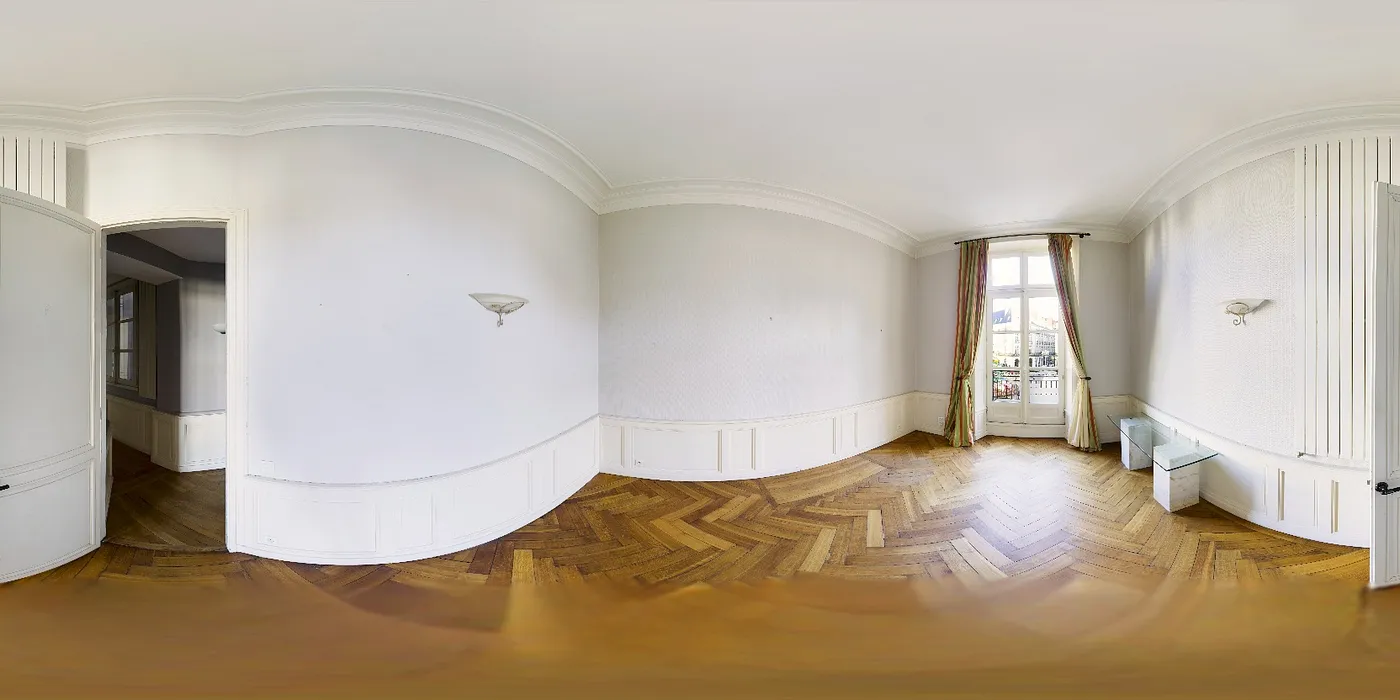
#> input picture data/room.webp, 1400 x 700 px
$ jupyter execute pcc.ipynb   (shell and % lines are left out)
#> lines starting #> are read from the running program, lines starting #| are printed output that depends on the picture
# convertion between panorama and cubemap
This notebook shows convertion between panorama and cubemap, mainly following [link](https://medium.com/check-visit-computer-vision/understanding-360-images-8e0fcf0ee861). The mathematical principle is discribed in the link above and we show the code and result here.

[cell 1]
# import libraries needed for image processing and visualization
import cv2
import numpy as np
import matplotlib.pyplot as plt

[cell 2]
# read in the image and show it
image = cv2.imread('data/room.webp')
#> image is the input picture: shape (700, 1400, 3); mean B, G, R 155, 171, 183.3
image = cv2.cvtColor(image, cv2.COLOR_BGR2RGB)
plt.imshow(image)
plt.show()

For every face in the cubemap, we calculate the phi and theta coordinates of the corresponding pixel in the panorama image. Then the calculated phi and theta are used to sample the pixel value from the panorama image.

[cell 3]
# convert image into ndarray
image = np.array(image)
# print shape and height and width of the image
print("Shape of the image ndarray: ", image.shape)
#| Shape of the image ndarray:  (700, 1400, 3)
print("Height of the image: ", image.shape[0])
#| Height of the image:  700
print("Width of the image: ", image.shape[1])
#| Width of the image:  1400

In case you are not very familiar with the [meshgrid](https://numpy.org/doc/stable/reference/generated/numpy.meshgrid.html)

[cell 4]
ni, nj = (3, 2)
i = np.linspace(0, 1, ni)
j = np.linspace(0, 1, nj)
iv, jv = np.meshgrid(i, j, indexing='ij')
print("iv: ")
print(iv)
print("jv: ")
print(jv)

[cell 5]
def sample_pixels(begin: float, end: float, n: int) -> np.ndarray:
    """
    Sample pixel values of an affine function, which is equal
    to "begin" on the far left and "end" on the far right.
    """
    x_coords = 0.5 + np.arange(n, dtype=np.float32)
    return begin + (end-begin) * x_coords / n  # ]begin, end[

[cell 6]
# visualize sampled pixels with matplotlib in scatter plot
n = 6
start = 0
end = 12
# plt.scatter(sample_pixels(0, 10, n), np.zeros(n))
# with grid and every point's coordinate
plt.scatter(sample_pixels(start, end, n), np.zeros(n))
for i in range(n):
    plt.text(sample_pixels(start, end, n)[i], 0, f"({sample_pixels(start, end, n)[i]}, 0)")
# define x range and y range
plt.xlim(start, end)
plt.ylim(-1, 1)
# define grid size: every 1 unit
plt.xticks(np.arange(start, end+1, 1))
plt.yticks(np.arange(-1, 2, 1))
plt.grid()
plt.show()
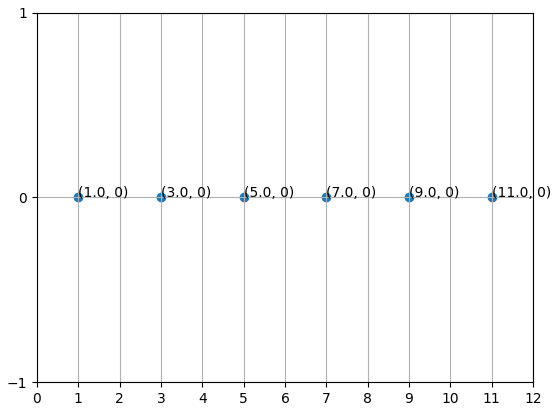
#> figure drawn by matplotlib, 1 panel

[cell 7]
from typing import List
import cv2
import numpy as np


def equirec_to_cubemap(equirec: np.ndarray, out_size: int) -> List[np.ndarray]:
    """Convert an equirectangular image to a list of cubefaces (FRBLUD)"""
#> called with out_size = 256
    height, width = equirec.shape[:2]
#> height = 700; width = 1400

    u, v = np.meshgrid(sample_pixels(-1, 1, out_size),
                       sample_pixels(-1, 1, out_size),
                       indexing="ij")
    ones = np.ones((out_size, out_size), dtype=np.float32)

    # x right, y down, z front
    list_xyz = [
        (v, u, ones),    # FRONT
        (ones, u, -v),   # RIGHT
        (-v, u, -ones),  # BACK
        (-ones, u, v),   # LEFT
        (v, -ones, u),   # UP
        (v, ones, -u)    # DOWN
    ]

    faces = []
    r = np.sqrt(u**2 + v**2 + 1) # Same values for each face
    for x, y, z in list_xyz:
        # Camera Convention RIGHT_DOWN_FRONT
        phi = np.arcsin(y/r)  # in [-pi/2, pi/2]
        theta = np.arctan2(x, z)  # in [-pi, pi]

        phi_map = (phi/np.pi + 0.5) * height
        theta_map = (theta/(2*np.pi) + 0.5) * width

        # Opencv shift
        theta_map -= 0.5
        phi_map -= 0.5

        faces.append(cv2.remap(equirec, theta_map, phi_map, cv2.INTER_CUBIC,
                               borderMode=cv2.BORDER_WRAP))
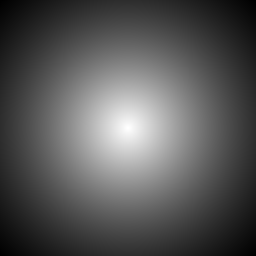
#> phi_map: shape (256, 256) float32; min 487.1, max 698.3, mean 559.3; drawn with min black and max white
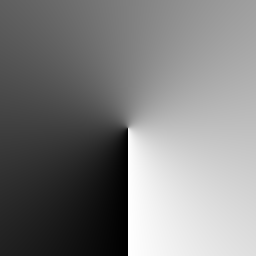
#> theta_map: shape (256, 256) float32; min 0.374, max 1398.6, mean 699.5; drawn with min black and max white
#> after the loop, faces = 6 items
    return faces

[cell 8]
# convert and visualize all faces, put them in a dense aligned grid, front, right, back, left, up, down in an order like
# ------ up     ------
# left front right back
# ------ down    ------
faces = equirec_to_cubemap(image, 256)
#> faces = 6 items

def plot_face(ax, face, title):
    ax.imshow(face)
    ax.set_title(title)
    # set title at the center of ax
    ax.axis('off')
fig = plt.figure(figsize=(8, 8))

# 定义每个面的位置和大小
positions = {
    'front': [0.25, 0.25, 0.25, 0.25],
    'right': [0.50, 0.25, 0.25, 0.25],
    'back': [0.75, 0.25, 0.25, 0.25],
    'left': [0.0, 0.25, 0.25, 0.25],
    'up': [0.25, 0.50, 0.25, 0.25],
    'down': [0.25, 0.0, 0.25, 0.25]
}

# 显示每个面
for i, (title, pos) in enumerate(positions.items()):
    ax = fig.add_axes(pos)
    plot_face(ax, faces[i], title)

plt.show()
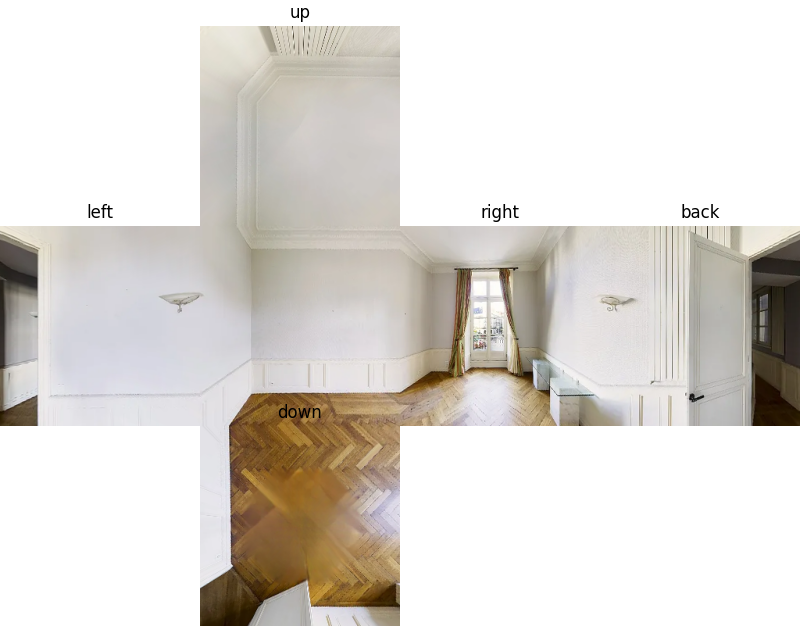
#> figure drawn by matplotlib, 6 panels
# save plot image

[cell 9]
fig.savefig('data/cubemap.png')

[cell 10]
# read cubemap and cutout white border.
# we first calculate the non-white region's max and min row and column index, then crop the image.
cubemap = cv2.imread('data/cubemap.png')
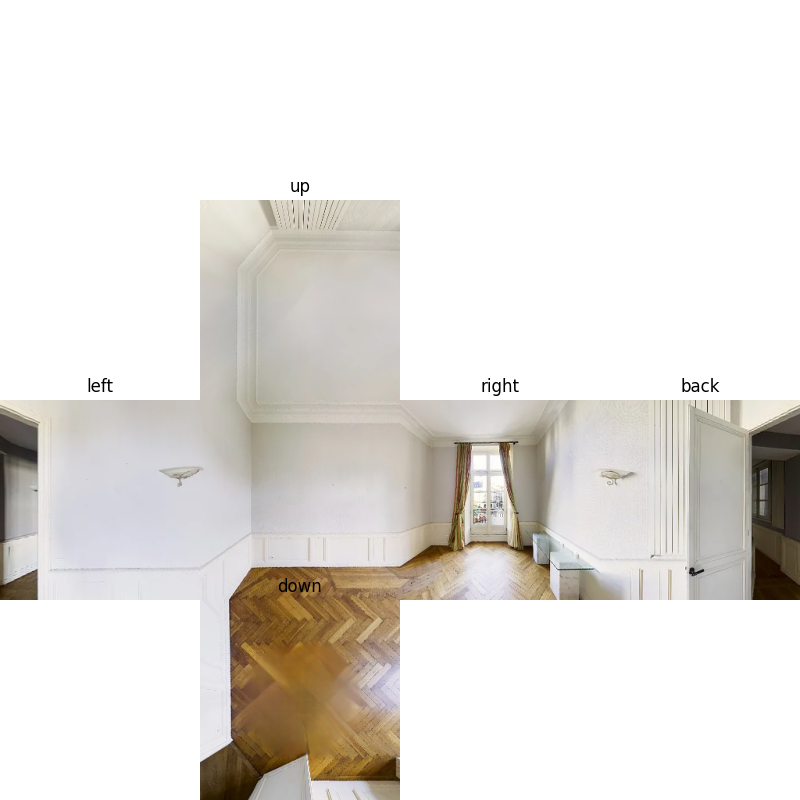
#> cubemap: shape (800, 800, 3); mean B, G, R 221.4, 225.5, 228.8
# convert to numpy array
cubemap = np.array(cubemap)
# get the non-white region's max and min row and column index
non_white = np.where(cubemap != 255)
min_row, max_row = np.min(non_white[0]), np.max(non_white[0])
#> min_row = 182; max_row = 799
min_col, max_col = np.min(non_white[1]), np.max(non_white[1])
#> min_col = 0; max_col = 799
# crop the image
cubemap = cubemap[min_row:max_row, min_col:max_col]
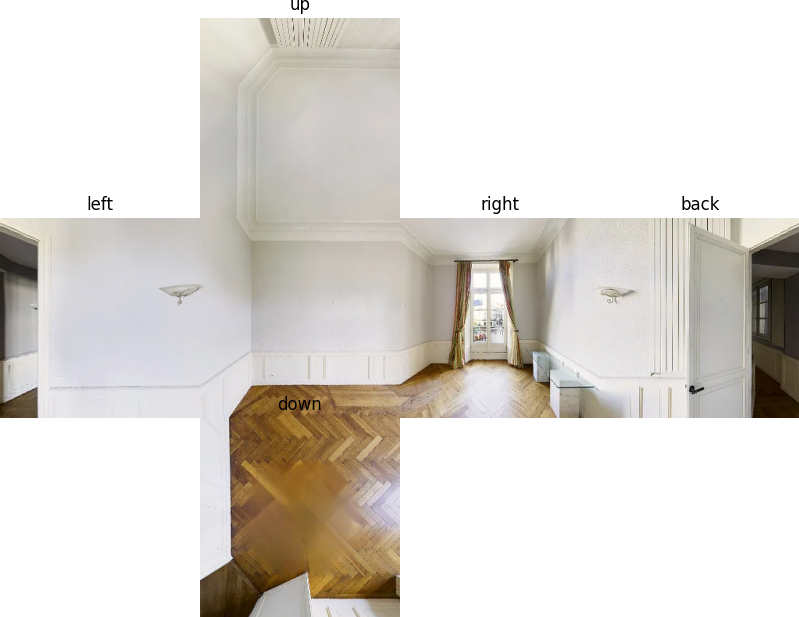
#> cubemap: shape (617, 799, 3); mean B, G, R 211.5, 216.9, 221.2
# save the cropped image
cv2.imwrite('data/cubemap_tight.png', cubemap)
#> Out = True

[cell 11]
# read and show the cropped image
cubemap = cv2.imread('data/cubemap_tight.png')
cubemap = cv2.cvtColor(cubemap, cv2.COLOR_BGR2RGB)
plt.imshow(cubemap)
plt.show()

To get the front  image, we have camera pose.
1. To get the up     image, we rotate camera pose on its own coordinates: x by pi/2.
1. To get the down   image, we rotate camera pose on its own coordinates: x by -pi/2.
1. To get the left   image, we rotate camera pose on its own coordinates: y by -pi/2.
1. To get the right  image, we rotate camera pose on its own coordinates: y by pi/2.
1. To get the bottom image, we rotate camera pose on its own coordinates: y by PI.

camera pose is c2w.

[cell 12]
c2w = np.array([
    [1, 0, 0, 0],
    [0, 1, 0, 0],
    [0, 0, 1, 0],
    [0, 0, 0, 1]
])

def rotationx(theta: float) -> np.ndarray:
    """Rotation matrix around x axis"""
    c, s = np.cos(theta), np.sin(theta)
    rot = np.array([
        [1, 0, 0],
        [0, c, -s],
        [0, s, c]
    ])
    hom = np.eye(4)
    hom[:3, :3] = rot
    return hom

def rotationy(theta: float) -> np.ndarray:
    """Rotation matrix around y axis"""
    c, s = np.cos(theta), np.sin(theta)
    rot = np.array([
        [c, 0, s],
        [0, 1, 0],
        [-s, 0, c]
    ])
    hom = np.eye(4)
    hom[:3, :3] = rot
    return hom

def rotationz(theta: float) -> np.ndarray:
    """Rotation matrix around z axis"""
    c, s = np.cos(theta), np.sin(theta)
    rot = np.array([
        [c, -s, 0],
        [s, c, 0],
        [0, 0, 1]
    ])
    hom = np.eye(4)
    hom[:3, :3] = rot
    return hom

c2w_up = c2w @ rotationx(np.pi/2)
c2w_down = c2w @ rotationx(-np.pi/2)
c2w_left = c2w @ rotationy(-np.pi/2)
c2w_right = c2w @ rotationy(np.pi/2)
c2w_front = c2w
c2w_back = c2w @ rotationy(np.pi)

$ run again, with data/cubemap_tight.png saved as data/room.webp
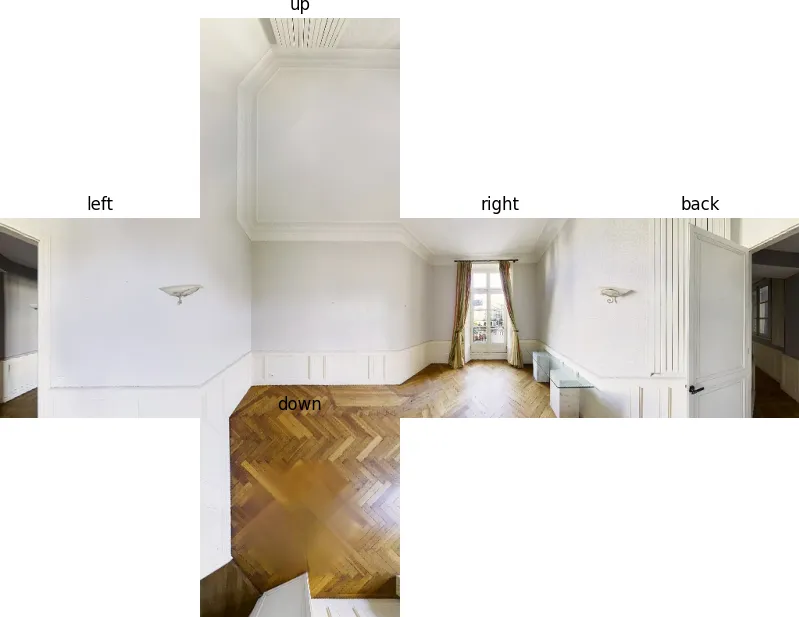
#> input picture data/cubemap_tight.png, 799 x 617 px
#> image is the input picture: shape (617, 799, 3); mean B, G, R 211.4, 216.9, 221.1
#| Shape of the image ndarray:  (617, 799, 3)
#| Height of the image:  617
#| Width of the image:  799
#> after the loop in equirec_to_cubemap, `for x, y, z in list_xyz:`: faces = 6 items
#> `cubemap = cv2.imread('data/cubemap.png')`:
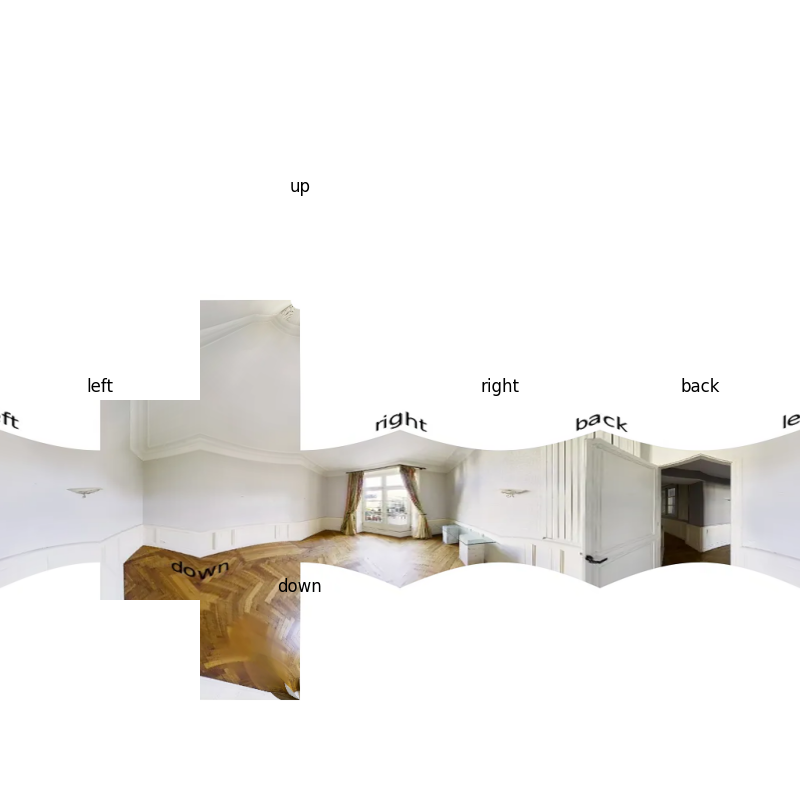
#> cubemap: shape (800, 800, 3); mean B, G, R 236.2, 238.4, 240.1
#> min_row = 182; max_row = 701
#> min_col = 0; max_col = 799
#> `cubemap = cubemap[min_row:max_row, min_col:max_col]`:
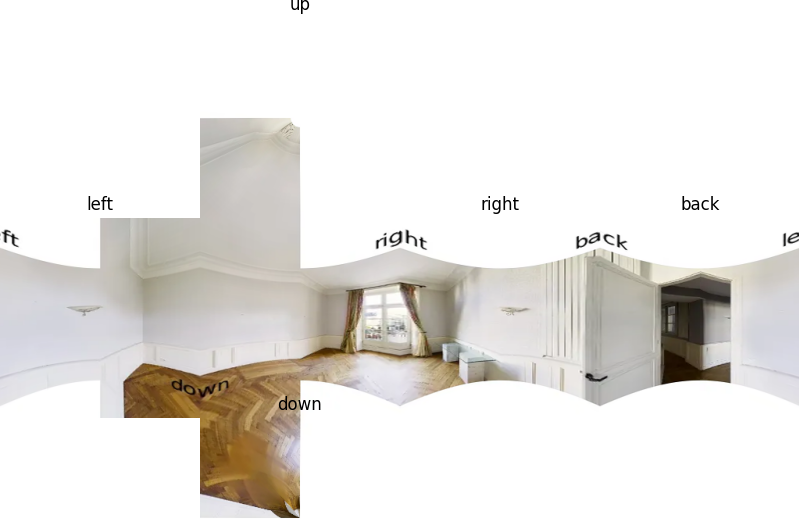
#> cubemap: shape (519, 799, 3); mean B, G, R 226, 229.5, 232.1
#> Out = True
